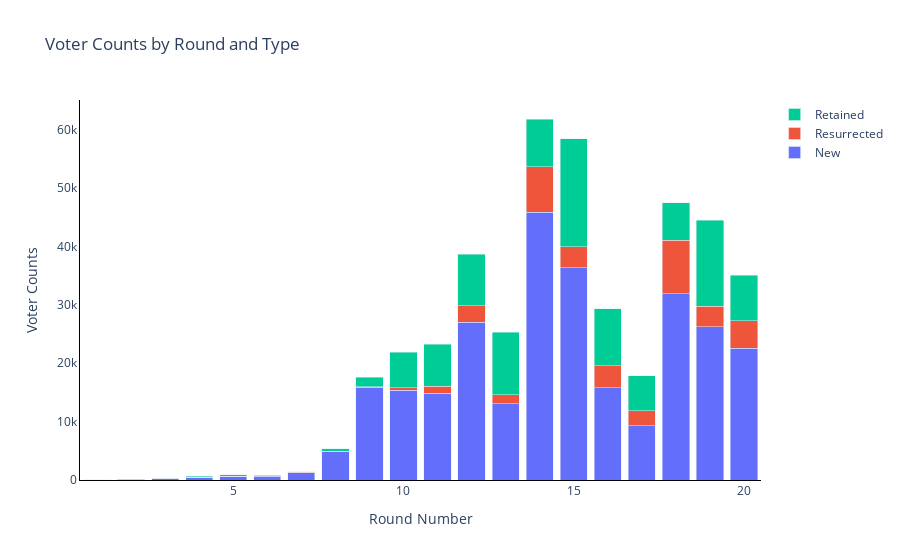

The cell this chart's notebook holds for it:
### Code cell
import plotly.graph_objects as go

# Create traces
trace1 = go.Bar(x=voter_counts_pivot.index, y=voter_counts_pivot['new'], name='New')
trace2 = go.Bar(x=voter_counts_pivot.index, y=voter_counts_pivot['resurrected'], name='Resurrected')
trace3 = go.Bar(x=voter_counts_pivot.index, y=voter_counts_pivot['retained'], name='Retained')

# Create layout
layout = go.Layout(
    title='Voter Counts by Round and Type',
    xaxis=dict(title='Round Number', showgrid=False, linecolor='black'),
    yaxis=dict(title='Voter Counts', showgrid=False, linecolor='black'),
    plot_bgcolor='white',
    barmode='stack'
)

# Create figure
fig = go.Figure(data=[trace1, trace2, trace3], layout=layout)

# Show the plot
fig.show()

### Figure 1 — Plotly figure (JSON) as saved in the notebook; plotly's stock layout.template omitted (floating-point values rounded to 4 significant figures)
{"data": [{"name": "New", "type": "bar", "x": [1, 2, 3, 4, 5, 6, 7, 8, 9, 10, 11, 12, 13, 14, 15, 16, 17, 18, 19, 20], "y": [41, 77, 286, 505, 620, 674, 1280, 4838, 15851, 15368, 14831, 27057, 13049, 45853, 36388, 15838, 9322, 31940, 26240, 22553]}, {"name": "Resurrected", "type": "bar", "x": [1, 2, 3, 4, 5, 6, 7, 8, 9, 10, 11, 12, 13, 14, 15, 16, 17, 18, 19, 20], "y": [null, null, 1, 8, 25, 36, 62, 65, 132, 433, 1241, 2798, 1591, 7798, 3561, 3704, 2551, 9114, 3512, 4686]}, {"name": "Retained", "type": "bar", "x": [1, 2, 3, 4, 5, 6, 7, 8, 9, 10, 11, 12, 13, 14, 15, 16, 17, 18, 19, 20], "y": [null, 26, 37, 147, 238, 140, 59, 447, 1627, 6069, 7152, 8815, 10631, 8187, 18477, 9827, 5996, 6400, 14782, 7870]}], "layout": {"barmode": "stack", "plot_bgcolor": "white", "title": {"text": "Voter Counts by Round and Type"}, "xaxis": {"linecolor": "black", "showgrid": false, "title": {"text": "Round Number"}}, "yaxis": {"linecolor": "black", "showgrid": false, "title": {"text": "Voter Counts"}}}}
